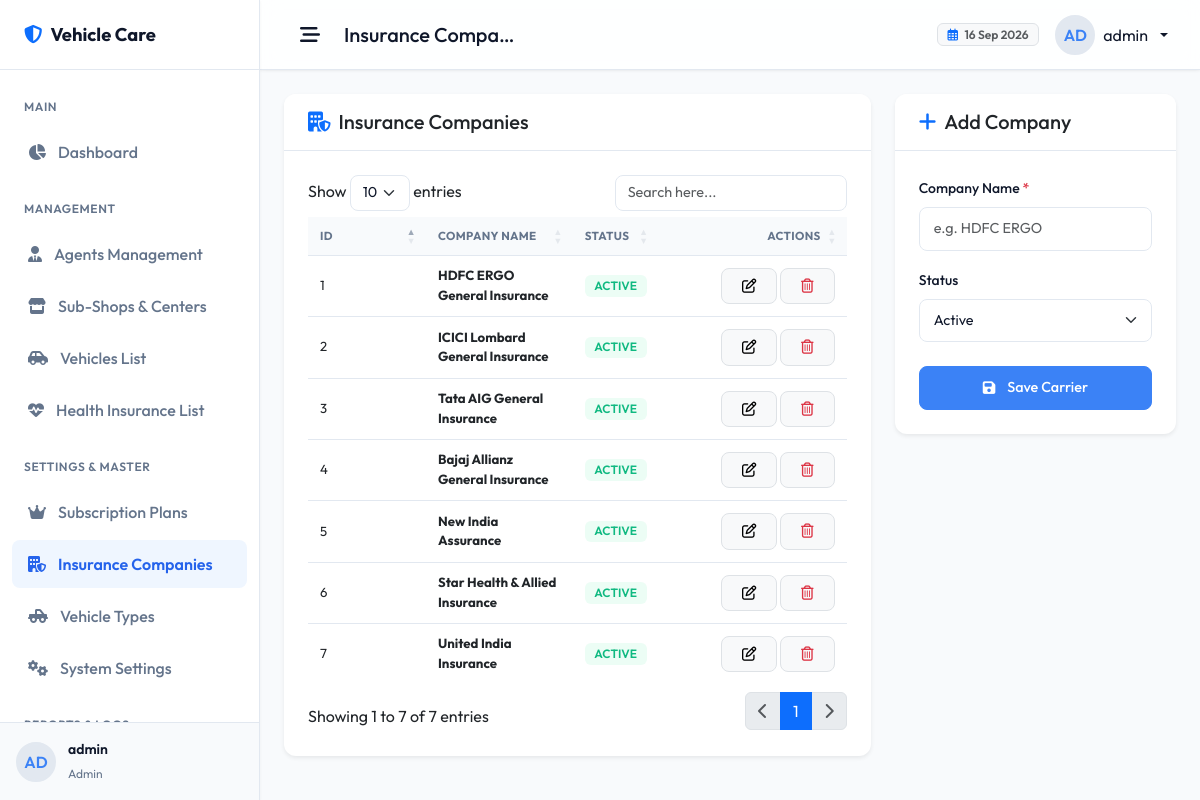
Screenshot of /admin/companies.php (signed in) with the database file from the repository.
### tables this page shows
CREATE TABLE `users` (
  `id` int(11) NOT NULL,
  `username` varchar(50) NOT NULL,
  `password` varchar(255) NOT NULL,
  `email` varchar(100) NOT NULL,
  `role` enum('admin','agent','shop') NOT NULL DEFAULT 'agent',
  `parent_agent_id` int(11) DEFAULT NULL,
  `status` enum('active','suspended') NOT NULL DEFAULT 'active',
  `shop_name` varchar(255) DEFAULT NULL,
  `shop_owner_name` varchar(255) DEFAULT NULL,
  `shop_logo` varchar(255) DEFAULT NULL,
  `shop_address` text DEFAULT NULL,
  `city` varchar(100) DEFAULT NULL,
  `state` varchar(100) DEFAULT NULL,
  `pincode` varchar(10) DEFAULT NULL,
  `mobile_number` varchar(20) DEFAULT NULL,
  `whatsapp_number` varchar(20) DEFAULT NULL,
  `created_at` timestamp NOT NULL DEFAULT current_timestamp(),
  `updated_at` timestamp NOT NULL DEFAULT current_timestamp() ON UPDATE current_timestamp(),
  `expiry_date` date DEFAULT NULL,
  `access_health_insurance` tinyint(1) NOT NULL DEFAULT 1,
  `access_vehicle_insurance` tinyint(1) NOT NULL DEFAULT 1,
  `access_pollution` tinyint(1) NOT NULL DEFAULT 1,
  `message_balance` int(11) NOT NULL DEFAULT 0,
  `notify_days_before` int(11) DEFAULT 7,
  `notify_before_enabled` tinyint(1) DEFAULT 1,
  `notify_1day_before_enabled` tinyint(1) DEFAULT 1,
  `notify_after_expiry_enabled` tinyint(1) DEFAULT 1
);

CREATE TABLE `insurance_companies` (
  `id` int(11) NOT NULL,
  `name` varchar(255) NOT NULL,
  `status` enum('active','inactive') NOT NULL DEFAULT 'active',
  `created_at` timestamp NOT NULL DEFAULT current_timestamp()
);

### includes/functions.php (called while the page is built, shortened)
<?php
function sanitize($data) {
    return htmlspecialchars(trim($data), ENT_QUOTES, 'UTF-8');
}
function isLoggedIn() {
    return !empty($_SESSION['user_id']) && !empty($_SESSION['role']);
}

### admin/companies.php (the view, shortened to what this page needs)
<?php
require_once __DIR__ . '/../includes/functions.php';
$pageHeading = 'Insurance Companies';
$activePage = 'companies';
include_once __DIR__ . '/../includes/header.php';
?>
<div class="row">
    <div class="col-12 col-lg-8">
        <div class="card shadow-sm border-0">
            <div class="card-header bg-white py-3">
                <div class="d-flex align-items-center gap-2">
                    <i class="fa-solid fa-building-shield text-primary fs-5"></i>
                    <h5 class="m-0 font-weight-700">Insurance Companies</h5>
                </div>
            </div>
            <div class="card-body">
                <table class="table table-hover align-middle datatable w-100">
                    <thead>
                        <tr>
                            <th style="width: 80px;">ID</th>
                            <th>Company Name</th>
                            <th>Status</th>
                            <th class="text-end" style="width: 150px;">Actions</th>
                        </tr>
                    </thead>
                    <tbody>
                        <?php
                        $stmt = $db->query("SELECT * FROM insurance_companies ORDER BY name ASC");
                        while ($comp = $stmt->fetch()):
                            $statusClass = ($comp['status'] === 'active') ? 'badge-active' : 'badge-suspended';
                        ?>
                            <tr>
                                <td><?php echo $comp['id']; ?></td>
                                <td><strong class="text-main"><?php echo sanitize($comp['name']); ?></strong></td>
                                <td>
                                    <span class="badge <?php echo $statusClass; ?>">
                                        <?php echo strtoupper(sanitize($comp['status'])); ?>
                                    </span>
                                </td>
                                <td class="text-end">
                                    <button class="btn btn-sm btn-light border edit-btn"
                                            data-id="<?php echo $comp['id']; ?>"
                                            data-name="<?php echo sanitize($comp['name']); ?>"
                                            data-status="<?php echo $comp['status']; ?>">
                                        <i class="fa-regular fa-pen-to-square"></i>
                                    </button>
                                    <a class="btn btn-sm btn-light border text-danger delete-btn"
                                       href="#"
                                       data-url="companies.php?action=delete&id=<?php echo $comp['id']; ?>">
                                        <i class="fa-regular fa-trash-can"></i>
                                    </a>
                                </td>
                            </tr>
                        <?php endwhile; ?>
                    </tbody>
                </table>
            </div>
        </div>
    </div>
    <div class="col-12 col-lg-4 mt-4 mt-lg-0">
        <div class="card shadow-sm border-0" id="form-card">
            <div class="card-header bg-white py-3">
                <h5 class="m-0 font-weight-700" id="form-title"><i class="fa-solid fa-plus text-primary me-2"></i>Add Company</h5>
            </div>
            <div class="card-body">
                <form action="companies.php?action=add" method="POST" id="main-form">
                    <div class="mb-3">
                        <label for="name" class="form-label">Company Name <span class="text-danger">*</span></label>
                        <input type="text" class="form-control" id="comp-name" name="name" required placeholder="e.g. HDFC ERGO">
                    </div>
                    <div class="mb-4">
                        <label for="status" class="form-label">Status</label>
                        <select class="form-select" id="comp-status" name="status">
                            <option value="active">Active</option>
                        </select>
                    </div>
                    <div class="d-grid gap-2">
                        <button type="submit" class="btn btn-primary" id="submit-btn">
                            <i class="fa-solid fa-floppy-disk me-1"></i> Save Carrier
                        </button>
                    </div>
                </form>
            </div>
        </div>
    </div>
</div>
<?php include_once __DIR__ . '/../includes/footer.php'; ?>

### includes/header.php (shortened to what this page needs)
<?php
require_once __DIR__ . '/functions.php';
if (isLoggedIn()) {
    $db = getDBConnection();
    $stmt = $db->prepare("SELECT * FROM users WHERE id = ?");
    $stmt->execute([$_SESSION['user_id']]);
    $current_user = $stmt->fetch();
}
?>
<!DOCTYPE html>
<html lang="en">
<head>
    <link href="https://cdn.jsdelivr.net/npm/bootstrap@5.3.0/dist/css/bootstrap.min.css" rel="stylesheet">
    <link href="https://cdnjs.cloudflare.com/ajax/libs/font-awesome/6.4.0/css/all.min.css" rel="stylesheet">
    <link href="https://cdn.datatables.net/1.13.4/css/dataTables.bootstrap5.min.css" rel="stylesheet">
    <link href="https://cdn.datatables.net/responsive/2.4.1/css/responsive.bootstrap5.min.css" rel="stylesheet">
    <link href="https://cdn.jsdelivr.net/npm/sweetalert2@11/dist/sweetalert2.min.css" rel="stylesheet">
    <link href="../assets/css/style.css" rel="stylesheet">
</head>
<body>
    <div id="wrapper">
        <?php include_once __DIR__ . '/sidebar.php'; ?>
        <div id="main-content">
            <nav id="header-nav">
                <div class="d-flex align-items-center gap-3">
                    <button class="sidebar-toggle-btn" id="sidebar-toggle" aria-label="Toggle Sidebar">
                        <i class="fa-solid fa-bars-staggered"></i>
                    </button>
                    <h5 class="m-0 font-weight-600 text-main page-heading-title text-truncate" style="max-width: 180px;">
                        <?php echo sanitize($pageHeading ?? 'Dashboard'); ?>
                    </h5>
                </div>
                <div class="d-flex align-items-center gap-3">
                    <span class="badge bg-light text-muted border d-none d-md-inline-block">
                        <i class="fa-regular fa-calendar-days me-1 text-primary"></i>
                        <?php echo date('d M Y'); ?>
                    </span>
                    <?php if (isLoggedIn()): ?>
                    <div class="dropdown">
                        <a class="nav-link dropdown-toggle d-flex align-items-center gap-2" href="#" role="button" data-bs-toggle="dropdown" aria-expanded="false">
                            <div class="user-avatar text-uppercase">
                                <?php
                                    if ($current_user && !empty($current_user['shop_name']) && $current_user['role'] === 'agent') {
                                        echo substr(sanitize($current_user['shop_name']), 0, 2);
                                    } else {
                                        echo substr(sanitize($current_user['username']), 0, 2);
                                    }
                                ?>
                            </div>
                            <span class="d-none d-lg-inline text-main font-weight-500">
                                <?php echo sanitize($current_user['shop_owner_name'] ?? $current_user['username']); ?>
                            </span>
                        </a>
                    </div>
                    <?php endif; ?>
                </div>
            </nav>
            <div class="container-fluid p-4">

### includes/sidebar.php (shortened to what this page needs)
<?php
$role = $_SESSION['role'] ?? '';
$activePage = $activePage ?? 'dashboard';
?>
<div id="sidebar">
    <div class="sidebar-header">
        <a href="#" class="sidebar-brand">
            <i class="fa-solid fa-shield-halved text-primary"></i>
            <span class="text-truncate">Vehicle Care</span>
        </a>
    </div>
    <div class="sidebar-menu">
        <?php if ($role === 'admin'): ?>
            <div class="menu-label">Main</div>
            <a href="../admin/index.php" class="menu-item <?php echo $activePage === 'dashboard' ? 'active' : ''; ?>">
                <i class="fa-solid fa-chart-pie"></i> Dashboard
            </a>
            <div class="menu-label">Management</div>
            <a href="../admin/agents.php" class="menu-item <?php echo $activePage === 'agents' ? 'active' : ''; ?>">
                <i class="fa-solid fa-user-tie"></i> Agents Management
            </a>
            <a href="../admin/shops.php" class="menu-item <?php echo $activePage === 'shops' ? 'active' : ''; ?>">
                <i class="fa-solid fa-store"></i> Sub-Shops & Centers
            </a>
            <a href="../admin/vehicles.php" class="menu-item <?php echo $activePage === 'vehicles' ? 'active' : ''; ?>">
                <i class="fa-solid fa-car-side"></i> Vehicles List
            </a>
            <a href="../admin/health.php" class="menu-item <?php echo $activePage === 'health' ? 'active' : ''; ?>">
                <i class="fa-solid fa-heart-pulse"></i> Health Insurance List
            </a>
            <div class="menu-label">Settings & Master</div>
            <a href="../admin/subscription_plans.php" class="menu-item <?php echo $activePage === 'subscription_plans' ? 'active' : ''; ?>">
                <i class="fa-solid fa-crown"></i> Subscription Plans
            </a>
            <a href="../admin/companies.php" class="menu-item <?php echo $activePage === 'companies' ? 'active' : ''; ?>">
                <i class="fa-solid fa-building-shield"></i> Insurance Companies
            </a>
            <a href="../admin/types.php" class="menu-item <?php echo $activePage === 'types' ? 'active' : ''; ?>">
                <i class="fa-solid fa-truck-pickup"></i> Vehicle Types
            </a>
            <a href="../admin/settings.php" class="menu-item <?php echo $activePage === 'settings' ? 'active' : ''; ?>">
                <i class="fa-solid fa-gears"></i> System Settings
            </a>
            <div class="menu-label">Reports & Logs</div>
        <?php endif; ?>
    </div>
    <?php if (isLoggedIn()): ?>
    <div class="sidebar-footer">
        <div class="user-profile-widget">
            <div class="user-avatar text-uppercase">
                <?php
                    if ($current_user && !empty($current_user['shop_name']) && ($role === 'agent' || $role === 'shop')) {
                        echo substr(sanitize($current_user['shop_name']), 0, 2);
                    } else {
                        echo substr(sanitize($current_user['username']), 0, 2);
                    }
                ?>
            </div>
            <div class="user-details">
                <p class="user-name text-truncate">
                    <?php echo sanitize($current_user['shop_owner_name'] ?? $current_user['username']); ?>
                </p>
                <span class="user-role"><?php echo sanitize($role); ?></span>
            </div>
        </div>
    </div>
    <?php endif; ?>
</div>

### rows the page displays
users: username "AD", username "admin", username "Admin"
insurance_companies: id "4", name "Bajaj Allianz General Insurance", status "ACTIVE"
insurance_companies: id "1", name "HDFC ERGO General Insurance", status "ACTIVE"
insurance_companies: id "2", name "ICICI Lombard General Insurance", status "ACTIVE"
insurance_companies: id "5", name "New India Assurance", status "ACTIVE"
insurance_companies: id "6", name "Star Health & Allied Insurance", status "ACTIVE"
insurance_companies: id "3", name "Tata AIG General Insurance", status "ACTIVE"
insurance_companies: id "7", name "United India Insurance", status "ACTIVE"

### other values shown
$pageHeading "Insurance Compa…"
